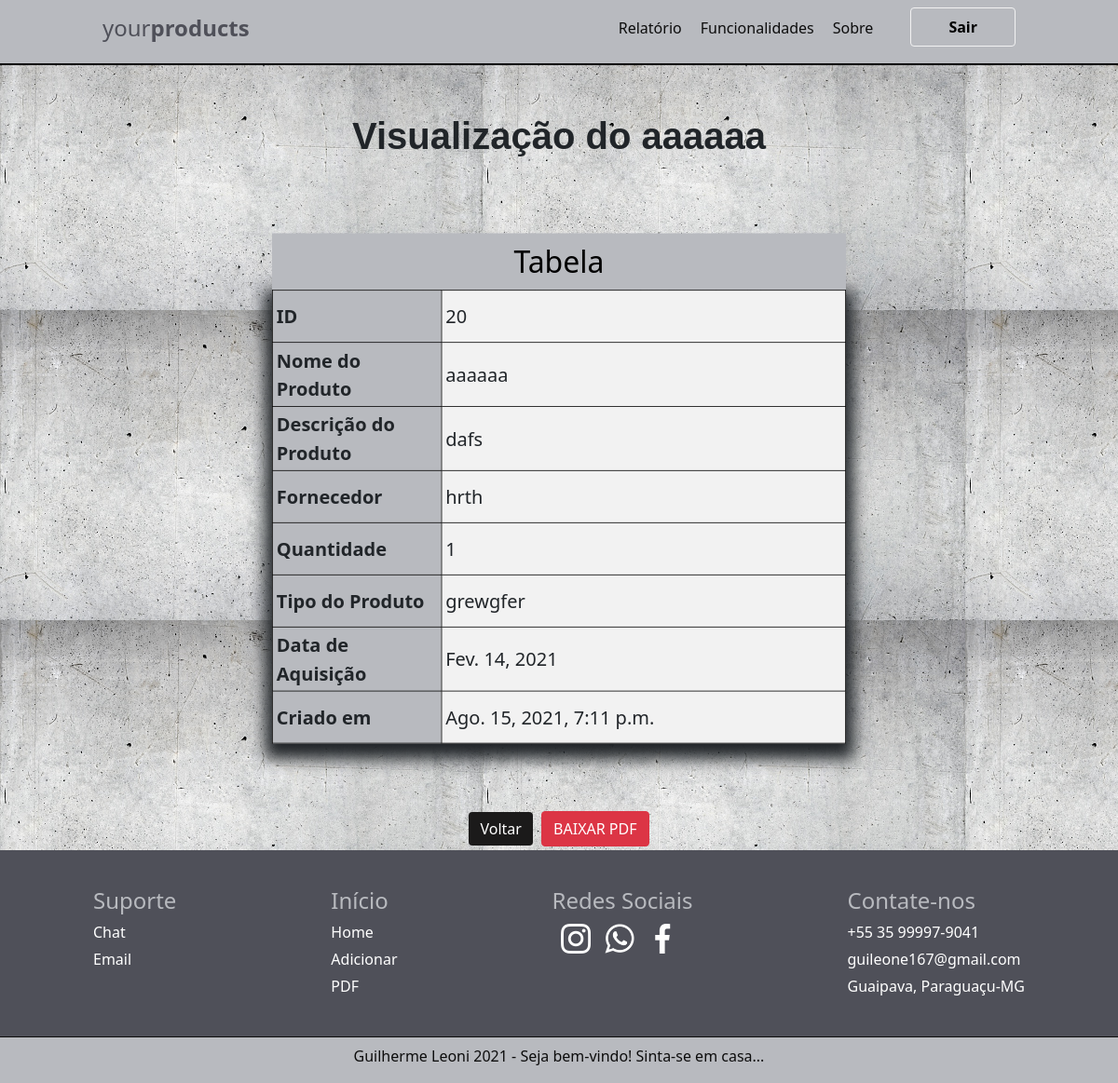
Page /view/20/ on the earlier database version.
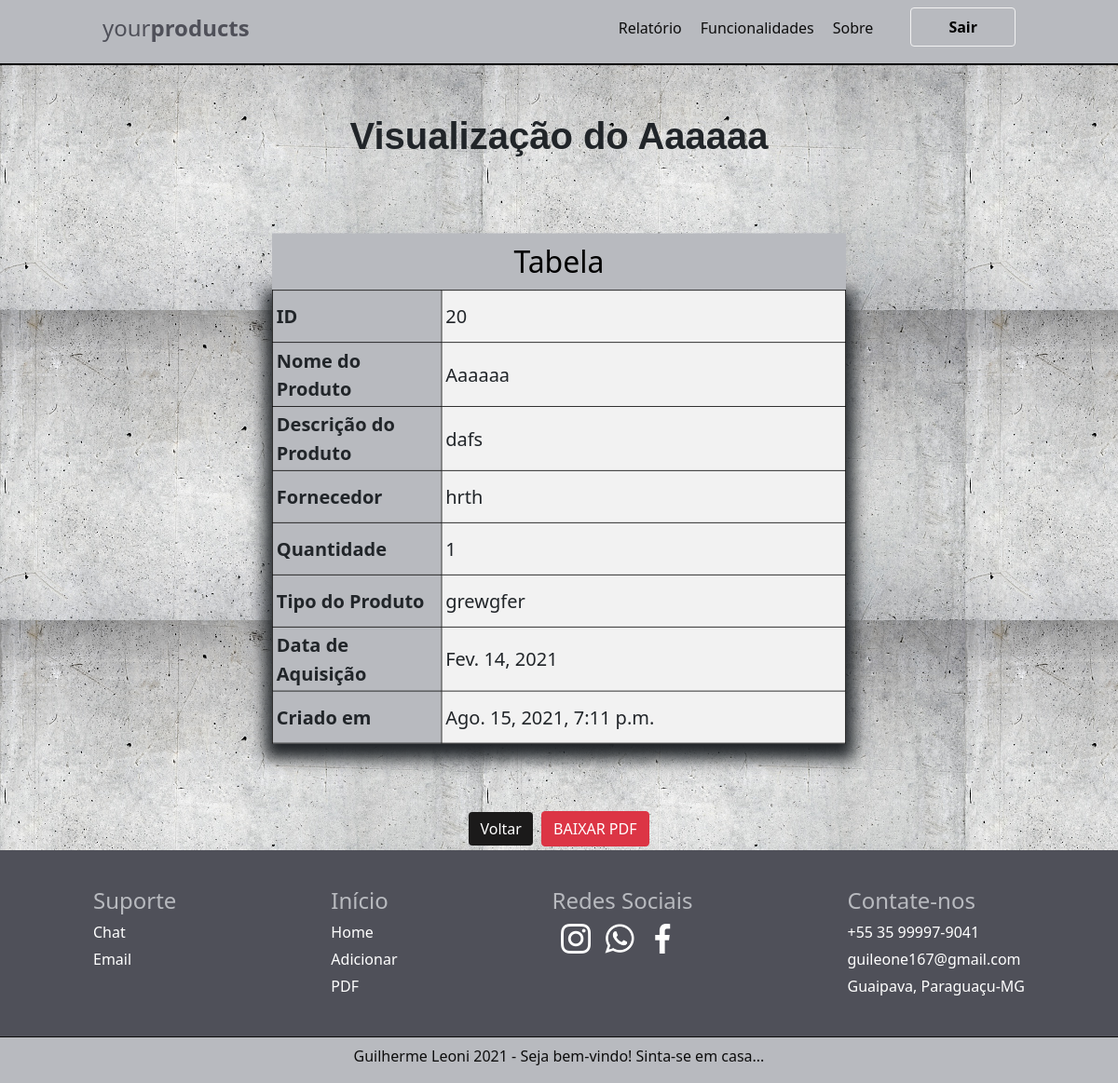
Same page on the later database version.
### produto/models.py (models this page shows, shortened)
class produto(models.Model):
    nome = models.CharField(max_length=100)
    tipo = models.CharField(max_length=100)
    descricao = models.CharField(max_length=100)
    data = models.DateField()
    fornecedor = models.CharField(max_length=100)
    quantidade = models.IntegerField(max_length=100)
    criado_em = models.DateTimeField(auto_now_add=True)
    editado_em = models.DateTimeField(auto_now=True)

### produto/views.py (the view)
# urls.py: path('view/<int:pk>/', view, name='view'),
def view(request, pk):
    data = {}
    data['db'] = produto.objects.get(pk=pk)
    return render(request, 'produtos/view.html', data)

### produto/templates/produtos/view.html (shortened to what this page needs)
{% extends 'base.html' %}
{% block content %}
    <div class="col-8 m-auto mt-5 pt-1 pb-1 text-center">
        <h1>Visualização do {{db.nome}}</h1>
    </div>
    <div class="col-8 m-auto text-center" id="dados">
        <table>
          <caption class="text-center">Tabela</caption>
          <tr>
            <th>ID</th>
            <td>{{db.id}}</td>
          </tr>
          <tr>
            <th>Nome do Produto</th>
            <td>{{db.nome}}</td>
          </tr>
          <tr>
            <th>Descrição do Produto</th>
            <td>{{db.descricao}}</td>
          </tr>
          <tr>
            <th>Fornecedor</th>
            <td>{{db.fornecedor}}</td>
          </tr>
          <tr>
            <th>Quantidade</th>
            <td>{{db.quantidade}}</td>
          </tr>
          <tr>
            <th>Tipo do Produto</th>
            <td>{{db.tipo}}</td>
          </tr>
          <tr>
            <th>Data de Aquisição</th>
            <td>{{db.data}}</td>
          </tr>
          <tr>
            <th>Criado em</th>
            <td>{{db.criado_em}}</td>
          </tr>
        </table>
    </div>
    <div class="col-8 m-auto pt-1 pb-1 text-center">
        <button onclick="history.go(-1);" class="btn btn-info">Voltar</button>
        <input type="button" value="BAIXAR PDF" class="btn btn-danger" onclick="funcao_pdf()">
    </div>
{% endblock %}

Differences in the rows shown:
changed produto "dafs": nome "aaaaaa" → "Aaaaaa"
